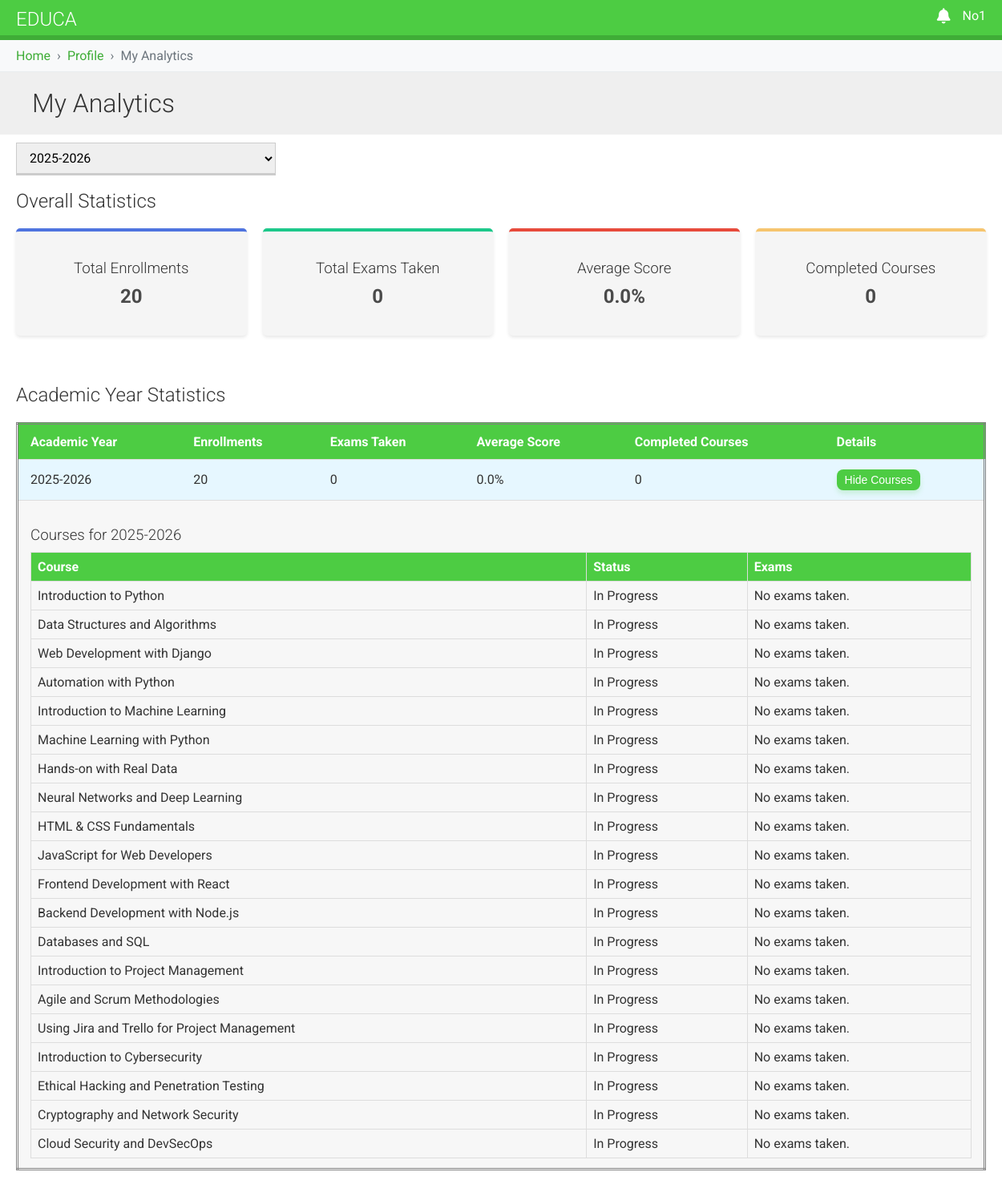
The app's page /students/student_analytics (signed in) with its own data.
### courses/models.py (models this page shows, shortened)
class AcademicYear(models.Model):
    name = models.CharField(max_length=9, help_text="Academic year in format YYYY-YYYY (e.g. 2024-2025)")
    start_date = models.DateField()
    end_date = models.DateField()
    is_current = models.BooleanField(default=False)
    class Meta:
        ordering = ['-start_date']

class StudentCourseEnrollment(models.Model):
    student = models.ForeignKey(User, on_delete=models.CASCADE, related_name='student_enrollment')
    course = models.ForeignKey(Course, on_delete=models.CASCADE, related_name='course_enrollment')
    academic_year = models.ForeignKey(AcademicYear, on_delete=models.CASCADE, related_name='academic_year_enrollment')
    enrollment_date = models.DateTimeField(auto_now_add=True)
    class Meta:
        unique_together = ('student', 'course', 'academic_year')

class Course(models.Model):
    owners = models.ManyToManyField(User,
                                    related_name='courses_created',
                                    blank=True)
    subject = models.ForeignKey(Subject,
                                related_name='courses',
                                on_delete=models.CASCADE)
    title = models.CharField(max_length=200)
    slug = models.SlugField(max_length=200,
                            unique=True,
                            auto_created=True)
    overview = models.TextField()
    duration = models.TextField(blank=True)
    created = models.DateTimeField(auto_now_add=True) #set when new object is created
    price = models.DecimalField(max_digits=10,decimal_places=2, default=0)
    order = models.PositiveIntegerField(default=0,)
    class Meta:
        ordering = ['order'] # - means descending order

### students/views.py (the view)
class StudentAnalyticsDashboard(LoginRequiredMixin, UserPassesTestMixin, TemplateView):
    template_name = 'students/student/student_analytics.html'
    def test_func(self):
        return self.request.user.is_authenticated
    def dispatch(self, request, *args, **kwargs):
        self.user = self.request.user
        return super().dispatch(request, *args, **kwargs)
    def get_context_data(self, **kwargs):
        context = super().get_context_data(**kwargs)
        selected_year_id = self.request.GET.get('academic_year')
        all_academic_years = AcademicYear.objects.all().order_by('-start_date')
        context['academic_years'] = all_academic_years
        if selected_year_id == '':
            selected_year = None
        elif selected_year_id:
            selected_year = AcademicYear.objects.filter(id=selected_year_id).first()
        else:
            selected_year = AcademicYear.objects.filter(is_current=True).first()
            if not selected_year and all_academic_years.exists():
                selected_year = all_academic_years.first()
        context['selected_year'] = selected_year
        context['user'] = self.user
        all_enrollments = StudentCourseEnrollment.objects.filter(student=self.user)
        enrollments_by_year = {}
        for year in all_academic_years:
            year_enrollments = all_enrollments.filter(academic_year=year)
            if year_enrollments.exists():
                enrollments_by_year[year] = year_enrollments
        context['enrollments_by_year'] = enrollments_by_year
        if selected_year:
            enrollments = all_enrollments.filter(academic_year=selected_year)
        else:
            enrollments = all_enrollments
        context['enrollments'] = enrollments
        courses = Course.objects.filter(id__in=enrollments.values_list('course', flat=True))
        context['courses'] = courses
        exams = Exam.objects.filter(course__in=courses)
        context['exams'] = exams
        exam_attempts = StudentExamAttempt.objects.filter(enrollment__in=all_enrollments,
                                                          is_finalized=True,
                                                          is_graded=True)
        context['attempts'] = exam_attempts
        attempts_by_year_course = {}
        for year in all_academic_years:
            attempts_by_year_course[year] = {}
            year_enrollments = all_enrollments.filter(academic_year=year)
            for enrollment in year_enrollments:
                course = enrollment.course
                if course not in attempts_by_year_course[year]:
                    attempts_by_year_course[year][course] = []
                course_attempts = exam_attempts.filter(enrollment=enrollment)
                attempts_by_year_course[year][course].extend(course_attempts)
        context['attempts_by_year_course'] = attempts_by_year_course
        stats_by_year = {}
        for year, year_enrollments in enrollments_by_year.items():
            year_attempts = StudentExamAttempt.objects.filter(enrollment__in=year_enrollments,
                                                              is_finalized=True,
                                                              is_graded=True)
            year_stats = {
                'total_enrollments': year_enrollments.count(),
                'total_exams': year_attempts.count(),
                'average_score': year_attempts.aggregate(
                    avg_score=Avg(
                        Case(
                            When(exam__total_score__gt=0,
                                 then=F('score') * 100 / F('exam__total_score')),
                            default=0,
                            output_field=FloatField()
                        )
                    )
                )['avg_score'] or 0,
                'completed_courses': StudentCourseCompletion.objects.filter(enrollment__in=year_enrollments).count()
            }
            stats_by_year[year] = year_stats
        context['stats_by_year'] = stats_by_year
        context['overall_stats'] = {
            'total_enrollments': enrollments.count(),
            'total_exams_taken': StudentExamAttempt.objects.filter(enrollment__in=enrollments,
                                                                   is_finalized=True).count(),
            'average_score': StudentExamAttempt.objects.filter(enrollment__in=enrollments,
                                                               is_finalized=True,
                                                               is_graded=True).aggregate(
                avg_score=Avg(
                    Case(
                        When(exam__total_score__gt=0,
                             then=F('score') * 100 / F('exam__total_score')),
                        default=0,
                        output_field=FloatField()
                    )
                )
            )['avg_score'] or 0,
            'completed_courses': StudentCourseCompletion.objects.filter(enrollment__in=enrollments).count()
        }
        if selected_year:
            context['selected_year_stats'] = stats_by_year.get(selected_year, {})
        return context

### students/templates/students/student/student_analytics.html (shortened to what this page needs)
{% extends 'base.html' %}
{% load student_tags %}
{% block content %}
    <h1>My Analytics</h1>
    <div class="module">
        <form method="get" action="{% url 'student_analytics' %}">
            <select name="academic_year" onchange="this.form.submit()">
                {% for year in academic_years %}
                    <option value="{{ year.id }}" {% if selected_year.id == year.id %}selected{% endif %}>
                        {{ year.name }}
                    </option>
                {% endfor %}
            </select>
        </form>
        <br>
    </div>
    <div class="module">
        <h2>Overall Statistics</h2>
        <div class="stats-container">
            <div class="stat-box">
                <h3>Total Enrollments</h3>
                <p class="stat-value">{{ overall_stats.total_enrollments }}</p>
            </div>
            <div class="stat-box">
                <h3>Total Exams Taken</h3>
                <p class="stat-value">{{ overall_stats.total_exams_taken }}</p>
            </div>
            <div class="stat-box">
                <h3>Average Score</h3>
                <p class="stat-value">{{ overall_stats.average_score|floatformat:1 }}%</p>
            </div>
            <div class="stat-box">
                <h3>Completed Courses</h3>
                <p class="stat-value">{{ overall_stats.completed_courses }}</p>
            </div>
        </div>
    </div>
    <div class="module">
        <h2>Academic Year Statistics</h2>
        <table class="table">
            <thead>
                <tr>
                    <th>Academic Year</th>
                    <th>Enrollments</th>
                    <th>Exams Taken</th>
                    <th>Average Score</th>
                    <th>Completed Courses</th>
                    <th>Details</th>
                </tr>
            </thead>
            <tbody>
                {% for year, stats in stats_by_year.items %}
                	<tr class="year-row {% if selected_year.id == year.id %}selected-year{% endif %}">
                        <td>{{ year.name }}</td>
                        <td>{{ stats.total_enrollments }}</td>
                        <td>{{ stats.total_exams }}</td>
                        <td>{{ stats.average_score|floatformat:1 }}%</td>
                        <td>{{ stats.completed_courses }}</td>
                        <td>
                            <button class="toggle-courses  btn-primary btn-sm" data-year="{{ year.id }}">
                            </button>
                        </td>
                    </tr>
                    <tr class="courses-container" id="courses-{{ year.id }}" style="display: none">
                        <td colspan="6">
                            <div class="courses-list">
                                <h3>Courses for {{ year.name }}</h3>
                                <table class="inner-table">
                                    <thead>
                                        <tr>
                                           <th>Course</th>
                                            <th>Status</th>
                                            <th>Exams</th>
                                        </tr>
                                    </thead>
                                    <tbody>
                                        {% for enrollment in enrollments_by_year|get_item:year %}
                                        	<tr>
                                                <td>{{ enrollment.course.title }}</td>
                                                <td>
                                                    {% if enrollment.completion %}
                                                    	Completed
                                                    {% else %}
                                                        In Progress
                                                    {% endif %}
                                                </td>
                                                <td>
                                                    {% with course_attempts=attempts_by_year_course|get_item:year|get_item:enrollment.course %}
                                                    	{% if course_attempts %}
                                                    		<ul class="exam-list">
                                                                {% for attempt in course_attempts %}
                                                                    <li>
                                                                        <a href="{% url 'student_exam_result' attempt.enrollment.course.id  attempt.exam.id attempt.id%}" target="_blank">{{ attempt.exam.title }}</a>
                                                                        {% if attempt.is_graded %}
                                                                        	- <strong>Score: </strong>{{ attempt.score }}/{{ attempt.exam.total_score }}
                                                                        {% else %}
                                                                            - Not yet graded.
                                                                        {% endif %}
                                                                    </li>
                                                                {% endfor %}
                                                            </ul>
                                                        {% else %}
                                                            No exams taken.
                                                    	{% endif %}
                                                    {% endwith %}
                                                </td>
                                            </tr>
                                        {% empty %}
                                            <tr>
                                                <td colspan="3">No courses found for this academic year.</td>
                                            </tr>
                                        {% endfor %}
                                    </tbody>
                                </table>
                            </div>
                        </td>
                    </tr>
                {% empty %}
                    <tr>
                        <td colspan="6">No statistics are available.</td>
                    </tr>
                {% endfor %}
            </tbody>
        </table>
    </div>
{% endblock %}

### courses/templates/base.html (shortened to what this page needs)
{% load static %}
<!DOCTYPE html>
<html>
<head>
    <link href="{% static "css/base.css" %}" rel="stylesheet">
    <link rel="stylesheet" href="https://cdnjs.cloudflare.com/ajax/libs/font-awesome/6.4.0/css/all.min.css">
</head>
<body>
<div id="header">
    <a href="/" class="logo">Educa</a>
    <ul class="menu">
        {% if request.user.is_authenticated %}
            <li class="notification-dropdown">
                <a class="dropdown" href="#">
                    <i class="fas fa-bell notification-bell"></i>
                </a>
            </li>
            <li class="profile-dropdown">
                <a class="dropdown" href="">{{ request.user.username }}</a>
            </li>
        {% else %}
            <li><a href="{% url "login" %}">Sign in</a></li>
            <li><a href="{% url 'student_registration' %}">Register</a></li>
        {% endif %}
    </ul>
</div>
<div id="breadcrumbs">
    <div class="container">
        <ul class="breadcrumb">
            {% block breadcrumbs %}
                {% for crumb in breadcrumbs %}
                    {% if not forloop.last %}
                        <li><a href="{{ crumb.url }}">{{ crumb.name }}</a></li>
                    {% else %}
                        <li class="active">{{ crumb.name }}</li>
                    {% endif %}
                {% endfor %}
            {% endblock %}
        </ul>
    </div>
</div>
<div id="content" class="{% block content_class %}block-layout{% endblock %}">
    {% block content %}
    {% endblock %}
</div>
</body>
</html>

### records on screen
AcademicYear: name "2025-2026", total_enrollments "20", total_exams "0", average_score "0.0", completed_courses "0"
StudentCourseEnrollment: course "Introduction to Python", shows "In Progress"
StudentCourseEnrollment: course "Data Structures and Algorithms", shows "In Progress"
StudentCourseEnrollment: course "Web Development with Django", shows "In Progress"
StudentCourseEnrollment: course "Automation with Python", shows "In Progress"
StudentCourseEnrollment: course "Introduction to Machine Learning", shows "In Progress"
StudentCourseEnrollment: course "Machine Learning with Python", shows "In Progress"
StudentCourseEnrollment: course "Hands-on with Real Data", shows "In Progress"
StudentCourseEnrollment: course "Neural Networks and Deep Learning", shows "In Progress"
StudentCourseEnrollment: course "HTML & CSS Fundamentals", shows "In Progress"
StudentCourseEnrollment: course "JavaScript for Web Developers", shows "In Progress"
StudentCourseEnrollment: course "Frontend Development with React", shows "In Progress"
StudentCourseEnrollment: course "Backend Development with Node.js", shows "In Progress"
StudentCourseEnrollment: course "Databases and SQL", shows "In Progress"
StudentCourseEnrollment: course "Introduction to Project Management", shows "In Progress"
StudentCourseEnrollment: course "Agile and Scrum Methodologies", shows "In Progress"
StudentCourseEnrollment: course "Using Jira and Trello for Project Management", shows "In Progress"
StudentCourseEnrollment: course "Introduction to Cybersecurity", shows "In Progress"
StudentCourseEnrollment: course "Ethical Hacking and Penetration Testing", shows "In Progress"
StudentCourseEnrollment: course "Cryptography and Network Security", shows "In Progress"
StudentCourseEnrollment: course "Cloud Security and DevSecOps", shows "In Progress"

### other values on screen
{{ request.user.username }} "No1"
{{ crumb.name }} "Home" "Profile"
{{ crumb.name }} "My Analytics"
{{ overall_stats.total_enrollments }} "20"
{{ overall_stats.total_exams_taken }} "0"
{{ overall_stats.average_score|floatformat:1 }} "0.0"
{{ overall_stats.completed_courses }} "0"
form field academic_year "2025-2026"
